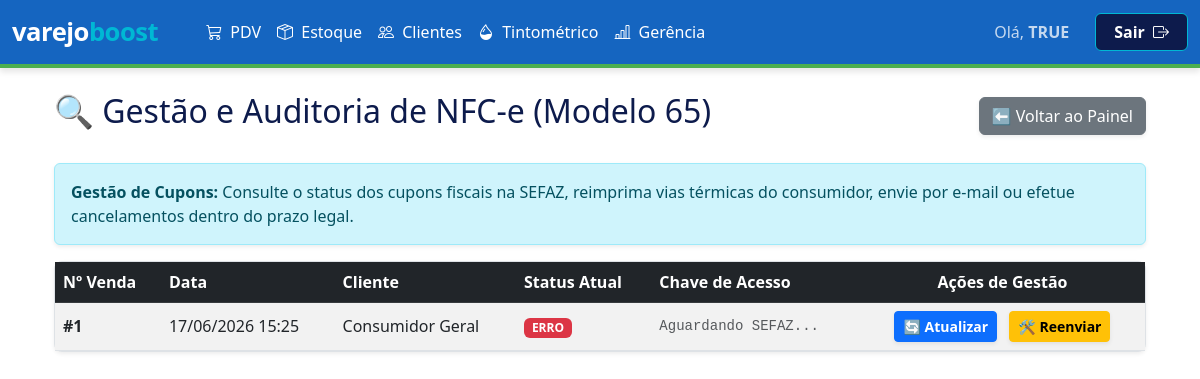
/gerenciapainel/consultanfce/ (signed in), run on an earlier commit of the app's database.
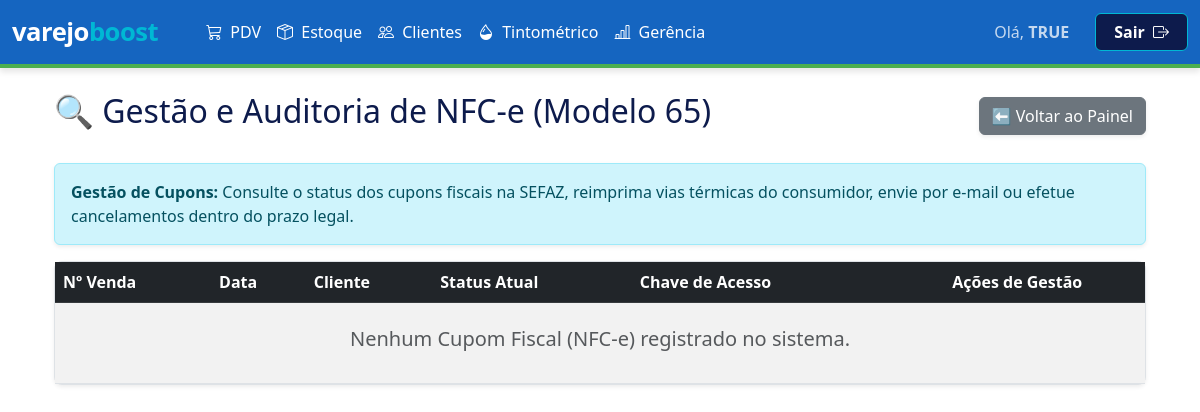
And on a later commit of the database.
### inventario/models/vendas.py (models this page shows)
class Vendas(models.Model):
    data_venda = models.DateTimeField(default=timezone.now)
    valor_total = models.DecimalField(max_digits=10, decimal_places=2, default=0.00)
    valor_desconto = models.DecimalField(max_digits=10, decimal_places=2, default=0.00)
    status = models.CharField(max_length=20, default='VENDA')
    troco = models.DecimalField(max_digits=10, decimal_places=2, default=0.00)
    pagamentos_texto = models.TextField(blank=True, null=True)
    cliente = models.CharField(max_length=255, blank=True, null=True)
    indicante = models.CharField(max_length=255, blank=True, null=True)
    vendedor = models.CharField(max_length=100, blank=True, null=True)
    cupom_texto = models.TextField(blank=True, null=True)
    status_fiscal = models.CharField(max_length=50, default='SEM_NOTA')
    chave_acesso = models.CharField(max_length=50, blank=True, null=True)
    numero_nota = models.CharField(max_length=20, blank=True, null=True)
    motivo_erro = models.TextField(blank=True, null=True)
    arquivo_pdf = models.FileField(upload_to='notas_fiscais/pdfs/', blank=True, null=True)
    arquivo_xml = models.FileField(upload_to='notas_fiscais/xmls/', blank=True, null=True)
    modelo_fiscal = models.CharField(max_length=10, blank=True, null=True)
    class Meta:
        db_table = 'inventario_vendas'

### inventario/views/gerencia.py (the view)
# urls.py: path('gerenciapainel/consultanfce/', gerencia.tela_consulta_nfce, name='tela_consulta_nfce'),
def tela_consulta_nfce(request):
    if 'usuario_logado' not in request.session: return redirect('login')
    vendas = Vendas.objects.filter(modelo_fiscal='65').exclude(status_fiscal='SEM_NOTA').order_by('-id')
    return render(request, 'inventario/consulta_nfce.html', {'vendas_processadas': vendas, 'todos_clientes': Clientes.objects.all().order_by('nome')})

### inventario/templates/inventario/consulta_nfce.html (shortened to what this page needs)
{% extends 'inventario/base.html' %}
{% load static %}
{% block content %}
<div class="container mt-4">
    <div class="d-flex justify-content-between align-items-center mb-4">
        <h2>🔍 Gestão e Auditoria de NFC-e (Modelo 65)</h2>
        <a href="{% url 'tela_painel_gerencia' %}" class="btn btn-secondary shadow-sm">⬅️ Voltar ao Painel</a>
    </div>
    <div class="alert alert-info shadow-sm">
        <strong>Gestão de Cupons:</strong> Consulte o status dos cupons fiscais na SEFAZ, reimprima vias térmicas do consumidor, envie por e-mail ou efetue cancelamentos dentro do prazo legal.
    </div>
    <div class="card shadow-sm border-0">
        <div class="card-body p-0">
            <div class="table-responsive">
                <table class="table table-striped table-hover mb-0 align-middle">
                    <thead class="table-dark">
                        <tr>
                            <th>Nº Venda</th>
                            <th>Data</th>
                            <th>Cliente</th>
                            <th>Status Atual</th>
                            <th>Chave de Acesso</th>
                            <th class="text-center">Ações de Gestão</th>
                        </tr>
                    </thead>
                    <tbody>
                        {% for venda in vendas_processadas %}
                        <tr>
                            <td class="fw-bold">#{{ venda.id }}</td>
                            <td>{{ venda.data_venda|date:"d/m/Y H:i" }}</td>
                            <td>{{ venda.cliente|default:"Consumidor Geral" }}</td>
                            <td>
                                <span id="badge-status-{{ venda.id }}" data-status="{{ venda.status_fiscal }}" class="badge
                                    {% if venda.status_fiscal == 'AUTORIZADO' or venda.status_fiscal == 'AUTORIZADA' %}bg-success
                                    {% elif venda.status_fiscal == 'ERRO' %}bg-danger
                                    {% elif venda.status_fiscal == 'CANCELADO' %}bg-dark
                                    {% else %}bg-warning text-dark{% endif %} px-2 py-1 auto-reload-target">
                                    {{ venda.status_fiscal|default:"PROCESSANDO" }}
                                </span>
                            </td>
                            <td id="chave-{{ venda.id }}" class="small text-muted font-monospace">
                                {{ venda.chave_acesso|default:"Aguardando SEFAZ..." }}
                            </td>
                            <td class="text-center">
                                <button class="btn btn-primary btn-sm mx-1 fw-bold shadow-sm" onclick="consultarStatusNfe({{ venda.id }})" title="Verificar na SEFAZ">
                                    🔄 Atualizar
                                </button>
                                <button id="btn-corrigir-{{ venda.id }}" class="btn btn-warning btn-sm mx-1 fw-bold shadow-sm {% if venda.status_fiscal != 'ERRO' %}d-none{% endif %}" onclick="abrirModalReenvio({{ venda.id }})" title="Corrigir Erros e Reenviar">
                                    🛠️ Reenviar
                                </button>
                            </td>
                        </tr>
                        {% empty %}
                        <tr>
                            <td colspan="6" class="text-center py-4 text-muted">
                                <h5>Nenhum Cupom Fiscal (NFC-e) registrado no sistema.</h5>
                            </td>
                        </tr>
                        {% endfor %}
                    </tbody>
                </table>
            </div>
        </div>
    </div>
</div>
{% endblock %}

What changed in the data, as far as the page shows it:
removed Vendas: id "1", data_venda "17/06/2026 15:25", cliente "Consumidor Geral", status_fiscal "ERRO", chave_acesso "Aguardando SEFAZ..."
Also different on the page:
text now shown: "Nenhum Cupom Fiscal (NFC-e) registrado no sistema."
